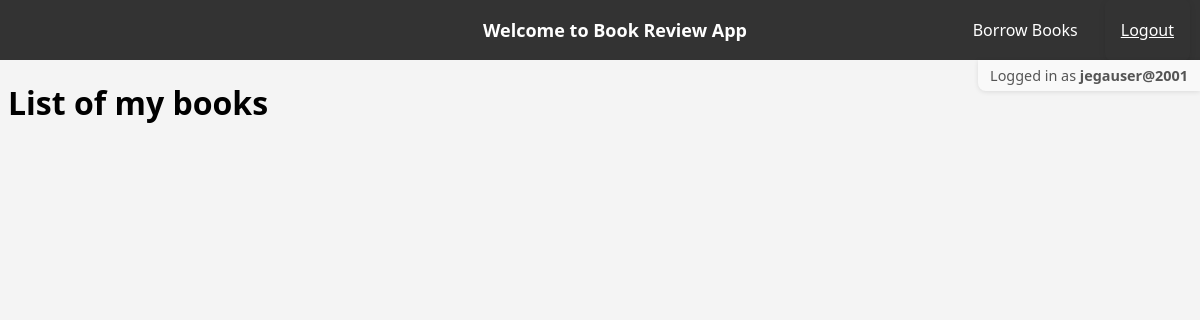
The app's page / (signed in), older data.
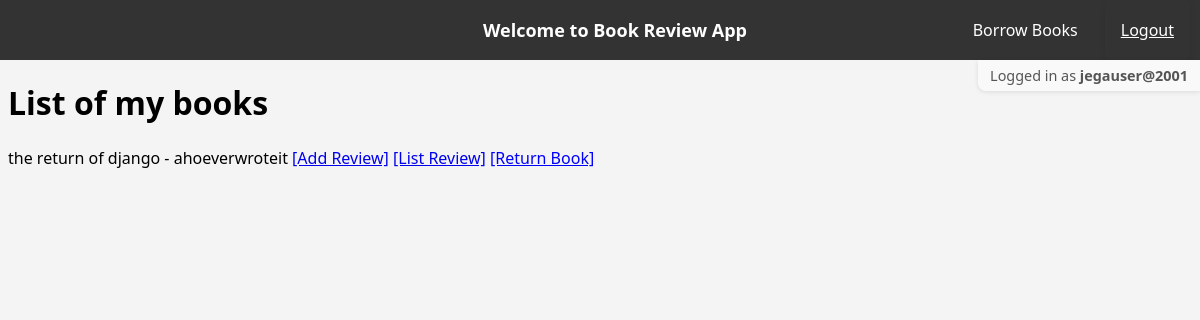
The same page, newer data.
### book/models.py (models this page shows, shortened)
class Book(models.Model):
    title = models.CharField(max_length=200)
    description = models.TextField(blank=True)
    publication_date = models.DateField(null=True, blank=True)
    author = models.ForeignKey(Author, on_delete=models.CASCADE, related_name='books')
    rating = models.DecimalField(max_digits=3, decimal_places=2, null=True, blank=True)
    copies = models.IntegerField(default=0)

class Author(models.Model):
    name = models.CharField(max_length=100)
    bio = models.TextField(blank=True)
    birth_date = models.DateField(null=True, blank=True)
    def __str__(self):
        return self.name

### book/views.py (the view)
# urls.py: path('', views.book, name='book'),
@login_required
def book(request):
    if request.user.is_superuser:
        books = Book.objects.all()
    else:
        books = Book.objects.filter(borrowedbook__user=request.user)
    return render(request,"book.html",{'books' : books})

### book/templates/book.html (shortened to what this page needs)
{% extends 'base.html' %}
{% block content %}
<h1>
  {% if user.is_authenticated and user.is_superuser %}
    List of books in DB
  {% else %}
    List of my books
  {% endif %}
</h1>
<ul style="list-style: none; padding: 0; margin: 0;">
  {% for book in books %}
    <li style="padding: 0; margin: 0; height: auto; line-height: 1.5;">
      {{ book.title }} - {{ book.author }}
      {% if not user.is_superuser %}
        <a href="{% url 'review_book' book.id %}">[Add Review]</a>
        <a href="{% url 'list_review' book.id %}">[List Review]</a>
        <form method="POST" action="{% url 'return_book' book.id %}" style="display:inline; margin: 0; padding: 0;box-shadow: none;">
          <button type="submit"
                  onclick="return confirm('Are you sure you want to return this book?')"
                  style="background:none;background-color: #f4f4f4; border:none;box-shadow: none; color:blue; text-decoration:underline; cursor:pointer; padding:0; margin: 0; font:inherit;text-shadow: none;">
              [Return Book]
          </button>
        </form>
      {% endif %}
    </li>
  {% endfor %}
</ul>
{% endblock %}

### book/templates/base.html (shortened to what this page needs)
<!DOCTYPE html>
<html>
  <head>
    {% load static %}
    <link rel="stylesheet" href="{% static 'book/style.css' %}">
  </head>
  <body>
    <nav>
      <p class="nav-center">Welcome to Book Review App</p>
      {% if user.is_authenticated %}
      <div class="messages nav-right" style="display: flex; gap: 12px; align-items: center;">
        {% if not user.is_superuser %}
          <a href="{% url 'borrow_book' %}" class="nav-link">Borrow Books</a>
        {% endif %}
        <form id="logout-form" method="POST" action="{% url 'logout' %}" style="background-color:transparent;margin: 0;padding: 0;">
          <button type="submit">Logout</button>
        </form>
      </div>
      {% endif %}
    </nav>
    {% if user.is_authenticated %}
    <div class="user-status">
      Logged in as <strong>{{ user.username }}</strong>
    </div>
    {% endif %}
    <div style="margin: 8px">
      {% block content %}
      {% endblock %}
    </div>
  </body>
</html>

### book/static/book/style.css (style rules this page uses)
body { font-family: 'Segoe UI', sans-serif; background-color: #f4f4f4; margin: 0; }
form { background: white; padding: 20px; border-radius: 8px; box-shadow: 0 2px 6px rgba(0,0,0,0.1); max-width: 500px; margin: auto; }
button[type="submit"] { background: #4CAF50; color: white; padding: 10px 16px; border: none; border-radius: 4px; cursor: pointer; margin-top: 10px; margin-bottom: 10px; }
.messages { display: flex; align-self: center; justify-self: center; }
nav { display: flex; position: sticky; top: 0; flex-direction: row; justify-content: space-between; align-items: center; background-color: #333; padding: 5px 10px; height: 50px; }
.nav-right { flex: 1; display: flex; align-items: center; justify-content: flex-end; }
.nav-center { position: absolute; left: 50%; transform: translateX(-50%); color: white; font-weight: bold; font-size: 18px; }
nav a { color: white; margin-inline: 15px; text-decoration: none; }
nav p { color: white; margin-inline: 15px; text-decoration: none; }
#logout-form button { border: none; color: white; cursor: pointer; font: inherit; background-color: transparent; text-decoration: underline; }
.user-status { position: fixed; top: 60; right: 0; float: right; background-color: #f9f9f9; padding: 6px 12px; margin: 0; font-size: 0.9em; color: #555; border-bottom-left-radius: 8px; box-shadow: 0 1px 5px rgba(0,0,0,0.1); z-index: 1000; }

Row changes from the older to the newer data that the page shows:
now on this page (row edited): Book: title "the return of django", author "ahoeverwroteit"
